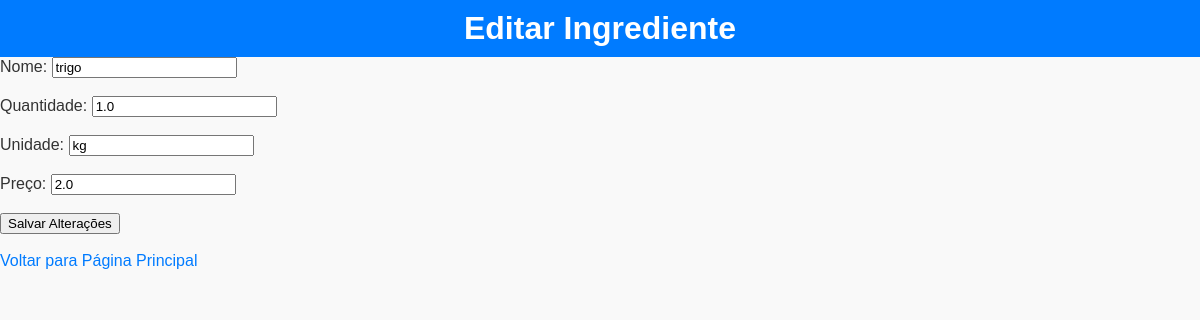
/editar_ingrediente/1, run on the app's committed database.
### app.py (models this page shows)
class Ingrediente(db.Model):
    id = db.Column(db.Integer, primary_key=True)  # ID único
    nome = db.Column(db.String(100), nullable=False)  # Nome do ingrediente
    quantidade = db.Column(db.Float, nullable=False)  # Quantidade disponível
    unidade = db.Column(db.String(10), nullable=False)  # Unidade de medida (g, ml, un)
    preco = db.Column(db.Float, nullable=False)  # Preço unitário em reais

### app.py (the view, shortened to what this page needs)
@app.route('/editar_ingrediente/<int:ingrediente_id>', methods=['GET', 'POST'])
def editar_ingrediente(ingrediente_id):
    ingrediente = Ingrediente.query.get_or_404(ingrediente_id)
    return render_template('editar_ingrediente.html', ingrediente=ingrediente)

### templates/editar_ingrediente.html (shortened to what this page needs)
<!DOCTYPE html>
<html lang="pt-br">
<head>
    <link rel="stylesheet" href="{{ url_for('static', filename='css/style.css') }}">
</head>
<body>
    <h1>Editar Ingrediente</h1>
    <form method="post">
        <label for="nome">Nome:</label>
        <input type="text" id="nome" name="nome" value="{{ ingrediente.nome }}" required><br><br>
        <label for="quantidade">Quantidade:</label>
        <input type="number" id="quantidade" name="quantidade" value="{{ ingrediente.quantidade }}" step="0.01" required><br><br>
        <label for="unidade">Unidade:</label>
        <input type="text" id="unidade" name="unidade" value="{{ ingrediente.unidade }}" required><br><br>
        <label for="preco">Preço:</label>
        <input type="number" id="preco" name="preco" value="{{ ingrediente.preco }}" step="0.01" required><br><br>
        <button type="submit">Salvar Alterações</button>
    </form>
    <br>
    <a href="{{ url_for('home') }}">Voltar para Página Principal</a>
</body>
</html>

### static/css/style.css (style rules this page uses)
body { font-family: Arial, sans-serif; margin: 0; padding: 0; background-color: #f9f9f9; color: #333; }
h1 { text-align: center; padding: 10px; background-color: #007BFF; color: white; margin: 0; }
a { text-decoration: none; color: #007BFF; }

### data on the page
Ingrediente: nome "trigo", quantidade "1.0", unidade "kg", preco "2.0"
